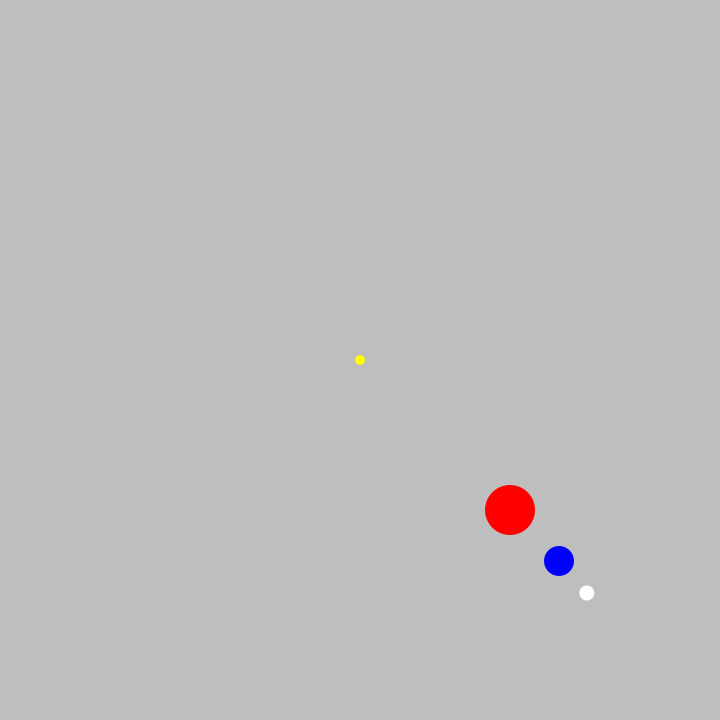
Frame 1 (no input)
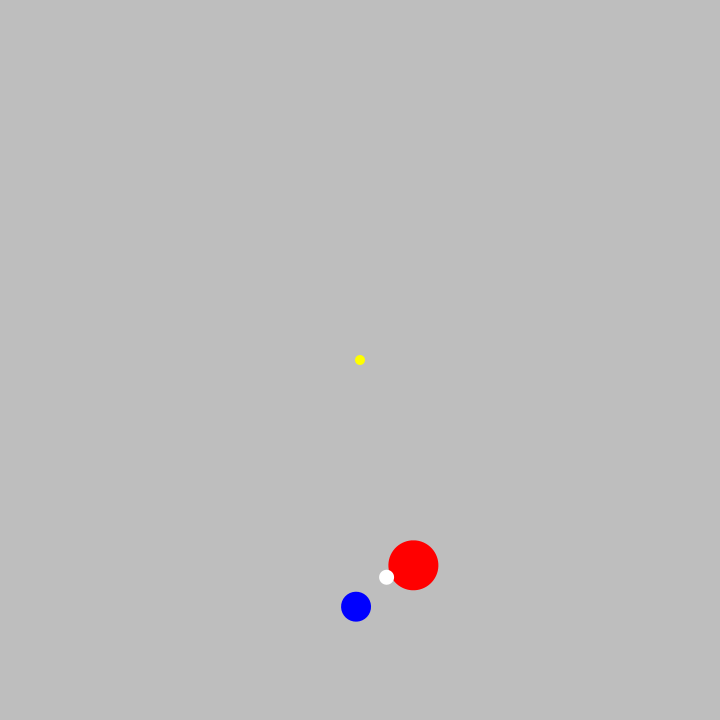
Frame 60 (the mouse pressed at the canvas centre just before this capture)
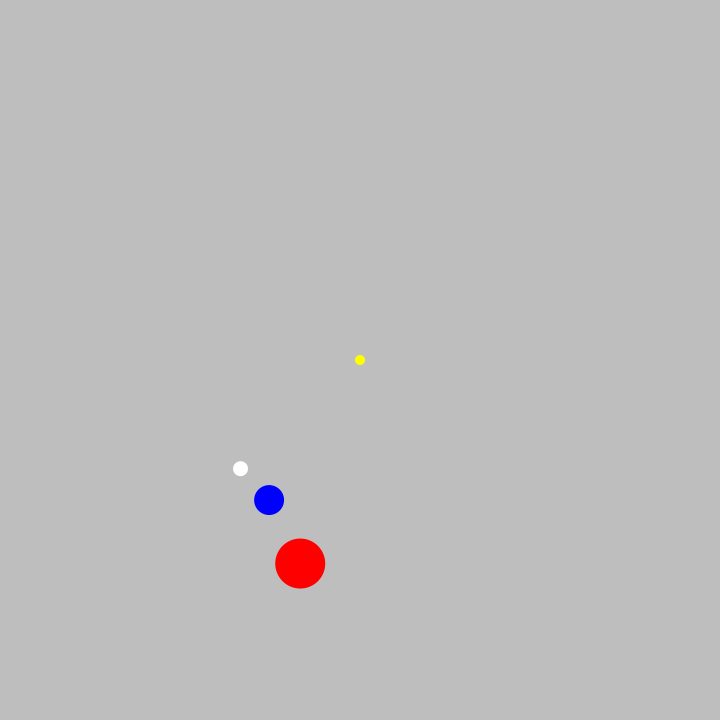
Frame 120 (the mouse held since frame 60 and released just before this capture)

The Processing sketch that drew these frames (run headless with seeded random() and noise(); from frame 60 on, the mouse is pressed at the canvas centre):

// Processing sketch: translate_test
// ── translate_test.pde

float rot = 0;

void setup() {
  size(720, 720);
  frameRate(60);
  smooth();
  noStroke();
}

void draw() {
  frameRate(100);
  background(190);
  fill(255, 255, 0);
  ellipse(width/2, height/2, 10, 10);


  pushMatrix();
  translate(width/2, height/2);
  rotate(rot*9);
  rot += 0.001;
  noFill();
  ellipse(0, 0, 300, 300);
  fill(255, 0, 0);
  ellipse(150, 150, 50, 50);

  pushMatrix();
  translate(150, 150);
  rotate(rot*20);
  fill(0, 0, 255);
  ellipse(50, 50, 30, 30);

  pushMatrix();
  translate(50, 50);
  rotate(rot*50);
  fill(255);
  ellipse(30, 30, 15, 15);
  popMatrix();

  popMatrix();
  popMatrix();
}
